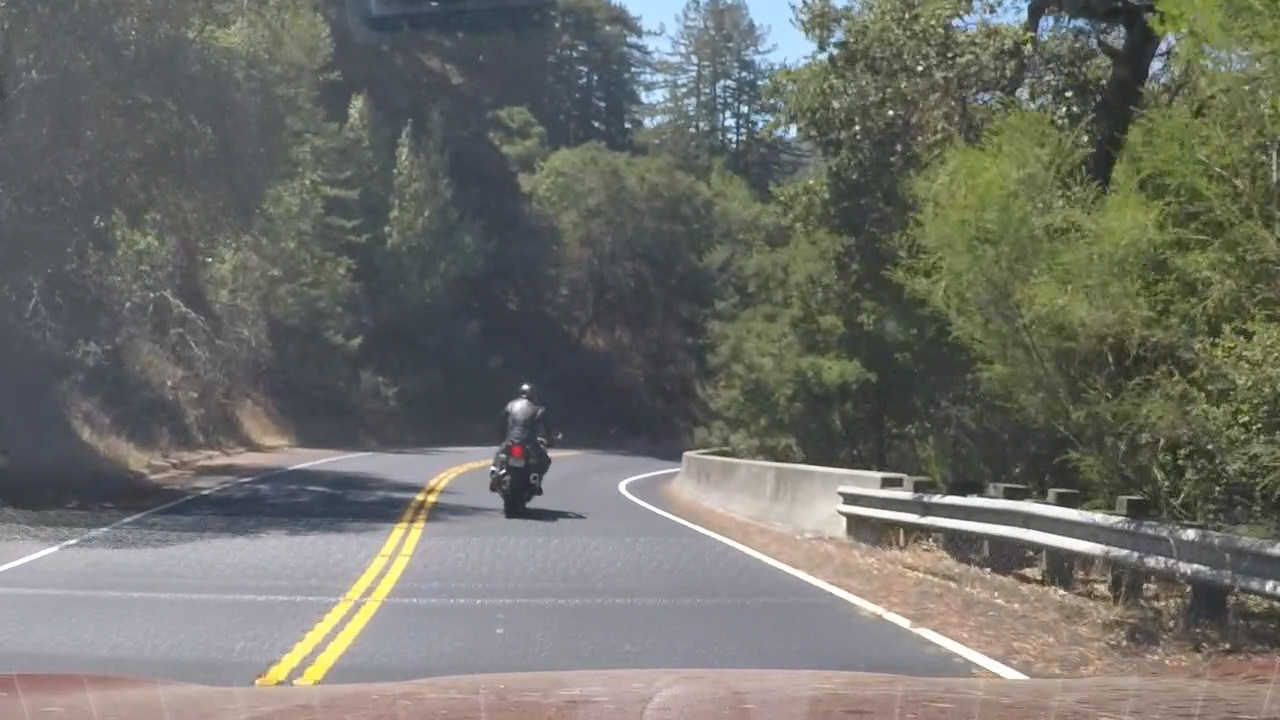
#> input picture test_images/test7.jpg, 1280 x 720 px
$ jupyter execute 'Lab #2 - Edge detection.ipynb'   (shell and % lines are left out)   (older library calls are emulated)
#> lines starting #> are read from the running program, lines starting #| are printed output that depends on the picture; after the words box and inside, x2 and y2 are one past the last pixel; in counts of white or black regions, pixels touching at a corner belong together
[cell 1]
import numpy as np
import pandas as pd
import cv2
import os
import glob
import matplotlib.pyplot as plt
import pickle

## Edges detection

[cell 2]
img = cv2.imread('test_images/test7.jpg')
#> img is the input picture: shape (720, 1280, 3); mean B, G, R 105.8, 112, 111.2
img = cv2.cvtColor(img, cv2.COLOR_BGR2RGB)

[cell 3]
def detect_edges(img, s_thresh=(100, 255), sx_thresh=(15, 255), canny=True, blur=True):
    # Convert to HLS color space and separate the V channel
    hls = cv2.cvtColor(img, cv2.COLOR_RGB2HLS).astype(np.float)
    l_channel = hls[:,:,1]
    s_channel = hls[:,:,2]
    h_channel = hls[:,:,0]

    # Sobel x
    if canny:
        edges = cv2.Canny(cv2.cvtColor(img, cv2.COLOR_RGB2GRAY), 100, 300)
    else:
        edges = cv2.Sobel(l_channel, cv2.CV_64F, 1, 1)

    abs_edges = np.absolute(edges) # Absolute x derivative to accentuate lines away from horizontal
    scaled_edges = np.uint8(255*abs_edges/np.max(abs_edges))

    # Threshold x gradient
    sxbinary = np.zeros_like(scaled_edges)
    sxbinary[(scaled_edges >= sx_thresh[0]) & (scaled_edges <= sx_thresh[1])] = 1

    # Threshold color channel
    s_binary = np.zeros_like(s_channel)
    s_binary[(s_channel >= s_thresh[0]) & (s_channel <= s_thresh[1])] = 1

    combined_binary = np.zeros_like(sxbinary)
    combined_binary[(s_binary == 1) | (sxbinary == 1)] = 1

    if blur:
        combined_binary = cv2.blur(combined_binary, (5,5))

    return combined_binary

[cell 4]
f, plots = plt.subplots(2, 2, figsize=(20,10))

plots[0][0].imshow(detect_edges(img, canny=False, blur=False), cmap='gray')
#> in detect_edges, `h_channel = hls[:,:,0]`:
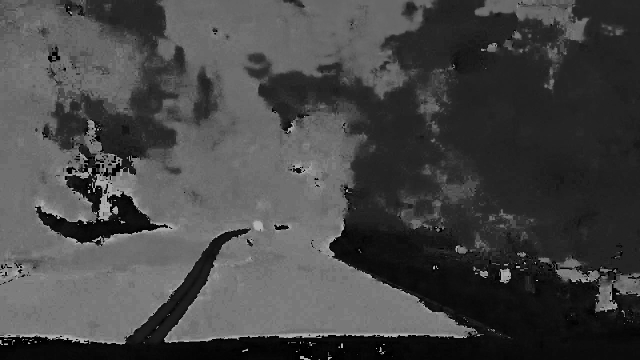
#> h_channel: shape (720, 1280) float64 (shown at 1/2 size); min 0, max 179, mean 69.6
plots[0][0].set_title('Sobel / No blur', fontsize=30)

plots[1][0].imshow(detect_edges(img, canny=False, blur=True), cmap='gray')
plots[1][0].set_title('Sobel / Blur', fontsize=30)

plots[0][1].imshow(detect_edges(img, canny=True, blur=False), cmap='gray')
#> call 3 of detect_edges, with s_thresh = (100, 255), sx_thresh = (15, 255), canny = True, blur = False
#> in detect_edges (call 3), `edges = cv2.Canny(cv2.cvtColor(img, cv2.COLOR_RGB2GRAY), 100, 300)`:
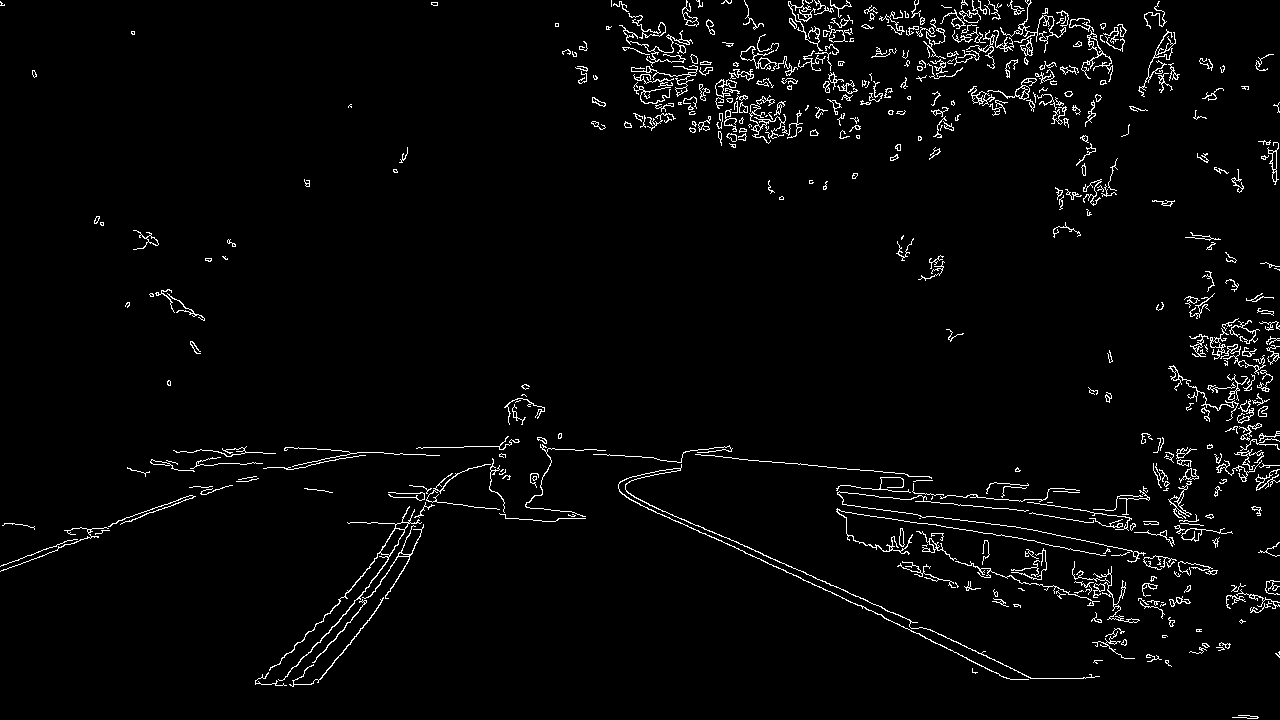
#> edges: shape (720, 1280); 2.9% white in thin lines or dots
plots[0][1].set_title('Canny / No blur', fontsize=30)

plots[1][1].imshow(detect_edges(img, canny=True, blur=True), cmap='gray')
plots[1][1].set_title('Canny / Blur', fontsize=30)

## Experiments

[cell 5]
dst = detect_edges(img, canny=True, blur=True)
#> dst: shape (720, 1280); values 0 (black) and 1 (white), 1.8% white; 70 white regions (40 under 20 px), largest, box (x1, y1, x2, y2) and area: (744, 0, 816, 67) 3032, (294, 520, 424, 688) 2817, (256, 522, 407, 687) 2789

## Perspective warp

[cell 6]
src_points = [(0,0.70),(1,0.70),(0,1),(1,1)]
dst_points = [(0,0), (1, 0), (0,1), (1,1)]
dst_shape = (1280, 720)

[cell 7]
def perspective_warp(img):
    # Create real pixels poins from percentages proportions
    img_size = np.float32([(img.shape[1], img.shape[0])])
    src = np.float32(src_points) * img_size
    dst = np.float32(dst_points) * np.float32(dst_shape)

    M = cv2.getPerspectiveTransform(src, dst)
    warped = cv2.warpPerspective(img, M, dst_shape)

    return warped

[cell 8]
dst = perspective_warp(dst)

# Visualize perspective warp
f, (ax1, ax2) = plt.subplots(1, 2, figsize=(20,10))
ax1.imshow(img, extent=[0, 1280, 0, 720])
for point in src_points:
    ax1.plot(int(img.shape[1]*point[0]), int(720 - img.shape[0]*point[1]), '+', markersize=10, markeredgewidth=5, color='firebrick')
ax1.set_title('Original Image', fontsize=30)
ax2.imshow(dst, cmap='gray')
ax2.set_title('Warped Image', fontsize=30)
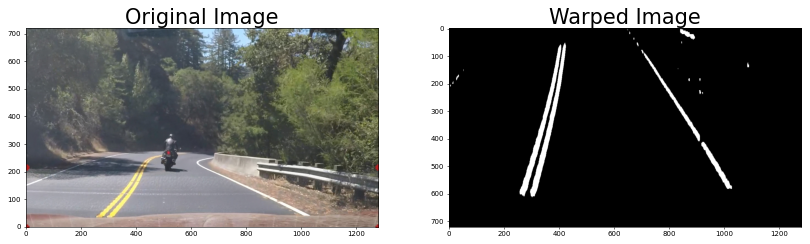
#> figure drawn by matplotlib, 2 panels

### Inverse function

[cell 9]
def inv_perspective_warp(img):
    # Create real pixels poins from percentages proportions
    img_size = np.float32([(img.shape[1],img.shape[0])])
    src = np.float32(src_points) * img_size
    dst = np.float32(dst_points) * np.float32(dst_shape)

    M = cv2.getPerspectiveTransform(dst, src)
    warped = cv2.warpPerspective(img, M, dst_shape)
    return warped

## Lane detection

[cell 10]
def get_hist(img):
    hist = np.sum(img[img.shape[0]//2:,:], axis=0)
    return hist

### Lane fitting

[cell 11]
left_a, left_b, left_c = [],[],[]
right_a, right_b, right_c = [],[],[]

def sliding_window(img, nwindows=9, margin=100, minpix = 1, draw_windows=True):
    global left_a, left_b, left_c,right_a, right_b, right_c
    left_fit_= np.empty(3)
    right_fit_ = np.empty(3)
    out_img = np.dstack((img, img, img))*255

    histogram = get_hist(img)
    # find peaks of left and right halves
    midpoint = int(histogram.shape[0]/2)
    leftx_base = np.argmax(histogram[:midpoint])
    rightx_base = np.argmax(histogram[midpoint:]) + midpoint

    # Set height of windows
    window_height = np.int(img.shape[0]/nwindows)
    # Identify the x and y positions of all nonzero pixels in the image
    nonzero = img.nonzero()
    nonzeroy = np.array(nonzero[0])
    nonzerox = np.array(nonzero[1])
    # Current positions to be updated for each window
    leftx_current = leftx_base
    rightx_current = rightx_base

    # Create empty lists to receive left and right lane pixel indices
    left_lane_inds = []
    right_lane_inds = []

    # Step through the windows one by one
    for window in range(nwindows):
        # Identify window boundaries in x and y (and right and left)
        win_y_low = img.shape[0] - (window+1)*window_height
        win_y_high = img.shape[0] - window*window_height
        win_xleft_low = leftx_current - margin
        win_xleft_high = leftx_current + margin
        win_xright_low = rightx_current - margin
        win_xright_high = rightx_current + margin
        # Draw the windows on the visualization image
        if draw_windows == True:
            cv2.rectangle(out_img,(win_xleft_low,win_y_low),(win_xleft_high,win_y_high),
            (255,255,100), 3)
            cv2.rectangle(out_img,(win_xright_low,win_y_low),(win_xright_high,win_y_high),
            (100,255,255), 3)
        # Identify the nonzero pixels in x and y within the window
        good_left_inds = ((nonzeroy >= win_y_low) & (nonzeroy < win_y_high) &
        (nonzerox >= win_xleft_low) &  (nonzerox < win_xleft_high)).nonzero()[0]
        good_right_inds = ((nonzeroy >= win_y_low) & (nonzeroy < win_y_high) &
        (nonzerox >= win_xright_low) &  (nonzerox < win_xright_high)).nonzero()[0]
        # Append these indices to the lists
        left_lane_inds.append(good_left_inds)
        right_lane_inds.append(good_right_inds)
        # If you found > minpix pixels, recenter next window on their mean position
        if len(good_left_inds) > minpix:
            leftx_current = np.int(np.mean(nonzerox[good_left_inds]))
        if len(good_right_inds) > minpix:
            rightx_current = np.int(np.mean(nonzerox[good_right_inds]))


    # Concatenate the arrays of indices
    left_lane_inds = np.concatenate(left_lane_inds)
    right_lane_inds = np.concatenate(right_lane_inds)

    # Extract left and right line pixel positions
    leftx = nonzerox[left_lane_inds]
    lefty = nonzeroy[left_lane_inds]
    rightx = nonzerox[right_lane_inds]
    righty = nonzeroy[right_lane_inds]

    # Fit a second order polynomial to each
    left_fit = np.polyfit(lefty, leftx, 2)
    right_fit = np.polyfit(righty, rightx, 2)

    left_a.append(left_fit[0])
    left_b.append(left_fit[1])
    left_c.append(left_fit[2])

    right_a.append(right_fit[0])
    right_b.append(right_fit[1])
    right_c.append(right_fit[2])

    left_fit_[0] = np.mean(left_a[-10:])
    left_fit_[1] = np.mean(left_b[-10:])
    left_fit_[2] = np.mean(left_c[-10:])

    right_fit_[0] = np.mean(right_a[-10:])
    right_fit_[1] = np.mean(right_b[-10:])
    right_fit_[2] = np.mean(right_c[-10:])

    # Generate x and y values for plotting
    ploty = np.linspace(0, img.shape[0]-1, img.shape[0] )
    left_fitx = left_fit_[0]*ploty**2 + left_fit_[1]*ploty + left_fit_[2]
    right_fitx = right_fit_[0]*ploty**2 + right_fit_[1]*ploty + right_fit_[2]

    out_img[nonzeroy[left_lane_inds], nonzerox[left_lane_inds]] = [255, 0, 100]
    out_img[nonzeroy[right_lane_inds], nonzerox[right_lane_inds]] = [0, 100, 255]

    return out_img, (left_fitx, right_fitx), (left_fit_, right_fit_), ploty

[cell 12]
def draw_lanes(img, left_fit, right_fit):
    ploty = np.linspace(0, img.shape[0]-1, img.shape[0])
    color_img = np.zeros_like(img)

    left = np.array([np.transpose(np.vstack([left_fit, ploty]))])
    right = np.array([np.flipud(np.transpose(np.vstack([right_fit, ploty])))])
    points = np.hstack((left, right))

    cv2.fillPoly(color_img, np.int_(points), (0, 200, 255))
    inv_perspective = inv_perspective_warp(color_img)
    inv_perspective = cv2.addWeighted(img, 1, inv_perspective, 0.7, 0)
    return inv_perspective

[cell 13]
out_img, curves, lanes, ploty = sliding_window(dst, draw_windows=True)
#> in get_hist, `hist = np.sum(img[img.shape[0]//2:,:], axis=0)`: hist = 1280 values, max 155 at index 318, min 0 at index 0, mean 11
#> in sliding_window, `histogram = get_hist(img)`: histogram has the same summary as hist in get_hist
#> in sliding_window, `leftx_base = np.argmax(histogram[:midpoint])`: leftx_base = 318
#> in sliding_window, `rightx_base = np.argmax(histogram[midpoint:]) + midpoint`: rightx_base = 993
#> in sliding_window, `nonzero = img.nonzero()`: nonzero = 27645 positions, rows 2 to 611, columns 4 to 1087
#> in sliding_window, `leftx_current = leftx_base`: leftx_current = 318
#> in sliding_window, `rightx_current = rightx_base`: rightx_current = 993
#> the loop in sliding_window, `for window in range(nwindows):` made 9 passes
#> (win_xleft_low, win_xleft_high, win_xright_low, win_xright_high, leftx_current, rightx_current) on passes 2 to 9: (218, 418, 893, 1093, 290, 1012), (190, 390, 912, 1112, 307, 982), (207, 407, 882, 1082, 329, 936), (229, 429, 836, 1036, 351, 882), (251, 451, 782, 982, 370, 831), (270, 470, 731, 931, 388, 796), (288, 488, 696, 896, 401, 729), (301, 501, 629, 829, 410, 673)
#> after the loop in sliding_window, `for window in range(nwindows):`:
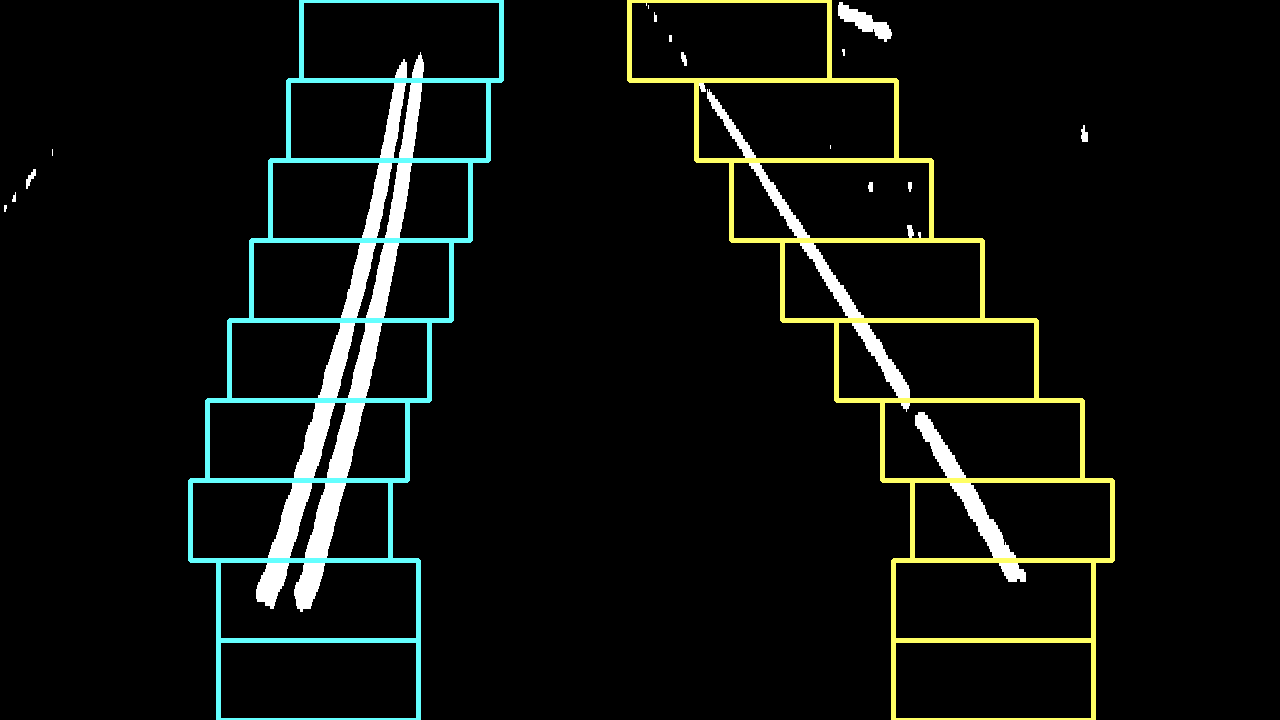
#> out_img: shape (720, 1280, 3); mean of channels 0, 1, 2 13.7, 16.6, 13.8; drawn as B, G, R
#> after the loop in sliding_window, `for window in range(nwindows):`: left_lane_inds = 9 items
#> in sliding_window, `left_lane_inds = np.concatenate(left_lane_inds)`: left_lane_inds = 18775 values, max 27644 at index 2050, min 902 at index 18368, mean 14460.5
#> in sliding_window, `right_lane_inds = np.concatenate(right_lane_inds)`: right_lane_inds = 7790 values, max 26577 at index 427, min 0 at index 7676, mean 14019.8
#> in sliding_window, `leftx = nonzerox[left_lane_inds]`: leftx = 18775 values, max 423 at index 18428, min 256 at index 1333, mean 347
#> in sliding_window, `lefty = nonzeroy[left_lane_inds]`: lefty = 18775 values, max 611 at index 2048, min 52 at index 18368, mean 364.1
#> in sliding_window, `rightx = nonzerox[right_lane_inds]`: rightx = 7790 values, max 1025 at index 256, min 646 at index 7676, mean 881.2
#> in sliding_window, `righty = nonzeroy[right_lane_inds]`: righty = 7790 values, max 581 at index 413, min 2 at index 7676, mean 356.4
#> in sliding_window, `left_fit = np.polyfit(lefty, leftx, 2)`: left_fit = [-0.00014, -0.147, 422.4]
#> in sliding_window, `right_fit = np.polyfit(righty, rightx, 2)`: right_fit = [-0.000104, 0.692, 649.7]
#> lanes = ([-0.00014, -0.147, 422.4], [-0.000104, 0.692, 649.7]); ploty = 720 values from 0 to 719

f, (ax1, ax2) = plt.subplots(1, 2, figsize=(20,10))
ax1.imshow(out_img)
ax1.plot(curves[0], ploty, color='yellow', linewidth=1)
ax1.plot(curves[1], ploty, color='yellow', linewidth=1)
ax1.set_title('Fitted lane', fontsize=30)

img_ = draw_lanes(img, curves[0], curves[1])
#> in draw_lanes, `left = np.array([np.transpose(np.vstack([left_fit, ploty]))])`: left = 720 pairs, first value 244.4 to 422.4, second value 0 to 719
#> in draw_lanes, `right = np.array([np.flipud(np.transpose(np.vstack([right_fit, ploty])..`: right = 720 pairs, first value 649.7 to 1094, second value 0 to 719
#> in draw_lanes, `points = np.hstack((left, right))`: points = 1440 pairs, first value 244.4 to 1094, second value 0 to 719
#> in draw_lanes, `cv2.fillPoly(color_img, np.int_(points), (0, 200, 255))`:
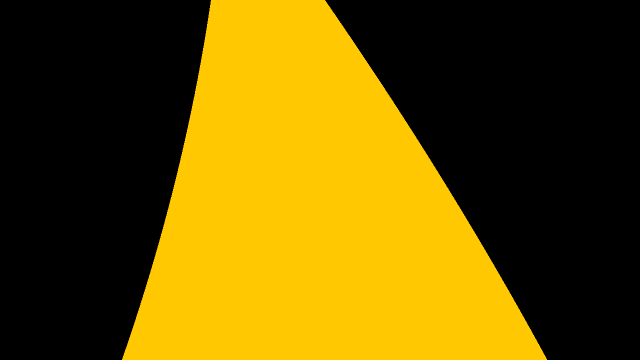
#> color_img: shape (720, 1280, 3) (shown at 1/2 size); mean of channels 0, 1, 2 0, 83.8, 106.8; drawn as B, G, R
#> in inv_perspective_warp, `M = cv2.getPerspectiveTransform(dst, src)`: M = [[1, 0, 0], [0, 0.3, 504], [0, 0, 1]]
ax2.imshow(img_, cmap='hsv')
ax2.set_title('Final Image', fontsize=30)
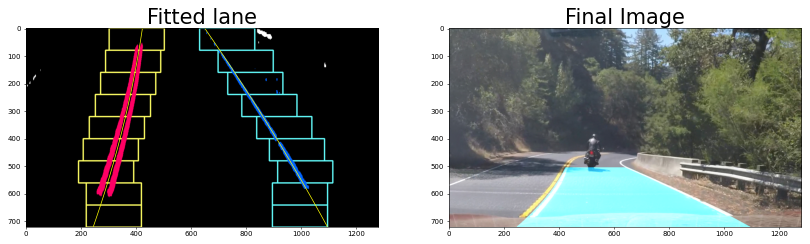
#> figure drawn by matplotlib, 2 panels
